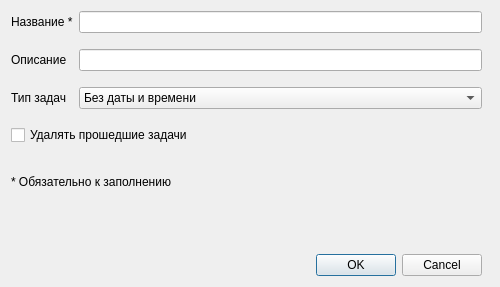
<?xml version="1.0" encoding="UTF-8"?>
<ui version="4.0">
 <class>Dialog</class>
 <widget class="QDialog" name="Dialog">
  <property name="geometry">
   <rect>
    <x>0</x>
    <y>0</y>
    <width>500</width>
    <height>287</height>
   </rect>
  </property>
  <property name="windowTitle">
   <string>Dialog</string>
  </property>
  <widget class="QWidget" name="gridLayoutWidget">
   <property name="geometry">
    <rect>
     <x>11</x>
     <y>11</y>
     <width>471</width>
     <height>265</height>
    </rect>
   </property>
   <layout class="QGridLayout" name="layout_form">
    <item row="0" column="1">
     <widget class="QLineEdit" name="edit_title"/>
    </item>
    <item row="1" column="0" colspan="2">
     <spacer name="verticalSpacer">
      <property name="orientation">
       <enum>Qt::Vertical</enum>
      </property>
      <property name="sizeType">
       <enum>QSizePolicy::Fixed</enum>
      </property>
      <property name="sizeHint" stdset="0">
       <size>
        <width>20</width>
        <height>10</height>
       </size>
      </property>
     </spacer>
    </item>
    <item row="0" column="0">
     <widget class="QLabel" name="label_title">
      <property name="text">
       <string>Название *</string>
      </property>
     </widget>
    </item>
    <item row="2" column="1">
     <widget class="QLineEdit" name="edit_description"/>
    </item>
    <item row="4" column="1">
     <widget class="QComboBox" name="combo_type">
      <item>
       <property name="text">
        <string>Без даты и времени</string>
       </property>
      </item>
      <item>
       <property name="text">
        <string>Только дата</string>
       </property>
      </item>
      <item>
       <property name="text">
        <string>Дата и время</string>
       </property>
      </item>
     </widget>
    </item>
    <item row="4" column="0">
     <widget class="QLabel" name="label_type">
      <property name="text">
       <string>Тип задач</string>
      </property>
     </widget>
    </item>
    <item row="3" column="0" colspan="2">
     <spacer name="verticalSpacer_3">
      <property name="orientation">
       <enum>Qt::Vertical</enum>
      </property>
      <property name="sizeType">
       <enum>QSizePolicy::Fixed</enum>
      </property>
      <property name="sizeHint" stdset="0">
       <size>
        <width>20</width>
        <height>10</height>
       </size>
      </property>
     </spacer>
    </item>
    <item row="6" column="0" colspan="2">
     <widget class="QCheckBox" name="check_deletePast">
      <property name="text">
       <string>Удалять прошедшие задачи</string>
      </property>
     </widget>
    </item>
    <item row="5" column="0" colspan="2">
     <spacer name="verticalSpacer_2">
      <property name="orientation">
       <enum>Qt::Vertical</enum>
      </property>
      <property name="sizeType">
       <enum>QSizePolicy::Fixed</enum>
      </property>
      <property name="sizeHint" stdset="0">
       <size>
        <width>20</width>
        <height>10</height>
       </size>
      </property>
     </spacer>
    </item>
    <item row="2" column="0">
     <widget class="QLabel" name="label_description">
      <property name="text">
       <string>Описание</string>
      </property>
     </widget>
    </item>
    <item row="7" column="0" colspan="2">
     <spacer name="verticalSpacer_4">
      <property name="orientation">
       <enum>Qt::Vertical</enum>
      </property>
      <property name="sizeType">
       <enum>QSizePolicy::Fixed</enum>
      </property>
      <property name="sizeHint" stdset="0">
       <size>
        <width>20</width>
        <height>10</height>
       </size>
      </property>
     </spacer>
    </item>
    <item row="10" column="0" colspan="2">
     <widget class="QDialogButtonBox" name="buttonBox">
      <property name="orientation">
       <enum>Qt::Horizontal</enum>
      </property>
      <property name="standardButtons">
       <set>QDialogButtonBox::Cancel|QDialogButtonBox::Ok</set>
      </property>
     </widget>
    </item>
    <item row="9" column="0" colspan="2">
     <widget class="QLabel" name="label_info">
      <property name="styleSheet">
       <string notr="true">QLabel {
color: rgb(255, 53, 53);
}</string>
      </property>
      <property name="text">
       <string/>
      </property>
     </widget>
    </item>
    <item row="8" column="0" colspan="2">
     <widget class="QLabel" name="label_remark">
      <property name="text">
       <string>* Обязательно к заполнению</string>
      </property>
     </widget>
    </item>
   </layout>
  </widget>
 </widget>
 <resources/>
 <connections>
  <connection>
   <sender>buttonBox</sender>
   <signal>rejected()</signal>
   <receiver>Dialog</receiver>
   <slot>reject()</slot>
   <hints>
    <hint type="sourcelabel">
     <x>316</x>
     <y>260</y>
    </hint>
    <hint type="destinationlabel">
     <x>286</x>
     <y>274</y>
    </hint>
   </hints>
  </connection>
 </connections>
</ui>
